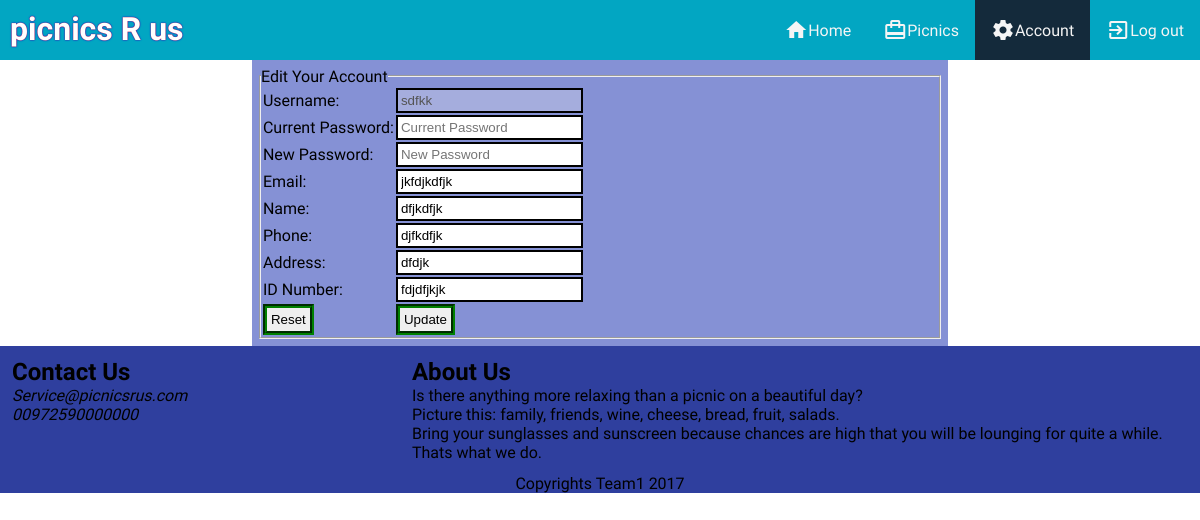
The app's page /account.php (signed in) with its own data.
### tables this page shows
CREATE TABLE IF NOT EXISTS `users` (
  `userid` int(11) NOT NULL,
  `username` varchar(25) NOT NULL,
  `password` varchar(25) NOT NULL,
  `name` varchar(25) NOT NULL,
  `email` varchar(45) NOT NULL,
  `phone` varchar(45) DEFAULT NULL,
  `address` varchar(45) DEFAULT NULL,
  `idnumber` varchar(45) NOT NULL
);

### account.php (the view, shortened to what this page needs)
<?php
$con = mysqli_connect(MYSQL_HOST, MYSQL_USER, MYSQL_PASSWORD, MYSQL_DB) or
die ('Unable to connect. Check your connection parameters.');
$oldPassword = (isset($_POST['oldPassword'])) ? $_POST['oldPassword'] : '';
$newPassword = (isset($_POST['newPassword'])) ? $_POST['newPassword'] : '';
$name = (isset($_POST['name'])) ? trim($_POST['name']) : getName($con, $_SESSION['username']);
$phone = (isset($_POST['phone'])) ? trim($_POST['phone']) : getPhone($con, $_SESSION['username']);
$email = (isset($_POST['email'])) ? trim($_POST['email']) : getEmail($con, $_SESSION['username']);
$address = (isset($_POST['address'])) ? trim($_POST['address']) : getAddress($con, $_SESSION['username']);
$idnumber = (isset($_POST['idnumber'])) ? trim($_POST['idnumber']) : getIdNumber($con, $_SESSION['username']);
$html='';
$html.='<section class="row">';
    $html.='<section class="col-12">';
        $html.='<form action="'.ACCOUNT_PAGE.'" method="post" id="regForm">';
            $html.='<fieldset>';
            $html.='<legend>Edit Your Account</legend>';
                $html.='<table>';
                $html.='<tr class="">';
                        $html.='<td><label for="username"> Username: </label></td>';
                        $html.='<td><input type="text" value="' . $_SESSION['username'] . '" disabled/></td>';
                    $html.='</tr>';
                    $html.='<tr class="">';
                        $html.='<td><label for="oldPassword"> Current Password: </label></td>';
                        $html.='<td><input type="password" placeholder="Current Password" name="oldPassword" id="oldPassword" size="20" maxlength="20" value="' . $oldPassword . '"/></td>';
                    $html.='</tr>';
                    $html.='<tr class="">';
                        $html.='<td><label for="newPassword"> New Password: </label></td>';
                        $html.='<td><input type="password" placeholder="New Password" name="newPassword" id="newPassword" size="20" maxlength="20" value="' . $newPassword . '"/></td>';
                    $html.='</tr>';
                    $html.='<tr class="info">';
                        $html.='<td><label for="email"> Email: </label></td>';
                        $html.='<td><input type="email" placeholder="email@example.com" name="email" id="email" size="20" maxlength="50" value="' . $email . '"/></td>';
                    $html.='</tr>';
                    $html.='<tr class="info">';
                        $html.='<td><label for="name"> Name: </label></td>';
                        $html.='<td><input type="text" placeholder="Name..." name="name" id="name" size="20" maxlength="20" value="' . $name . '"/></td>';
                    $html.='</tr>';
                    $html.='<tr class="info">';
                        $html.='<td><label for="phone"> Phone: </label></td>';
                        $html.='<td><input type="text" placeholder="123456789" name="phone" id="phone" size="20" maxlength="20" value="' . $phone . '"/></td>';
                    $html.='</tr>';
                    $html.='<tr class="info">';
                        $html.='<td><label for="address"> Address: </label></td>';
                        $html.='<td><input type="text" placeholder="Address..." name="address" id="address" size="20" maxlength="20" value="' . $address . '"/></td>';
                    $html.='</tr>';
                    $html.='<tr class="info">';
                        $html.='<td><label for="idnumber"> ID Number: </label></td>';
                        $html.='<td><input type="text" placeholder="0000000000" name="idnumber" id="idnumber" size="20" maxlength="10" value="' . $idnumber . '"/></td>';
                    $html.='</tr>';
                    $html.='<tr>';
                        $html.='<td><button type="reset" value="Reset">Reset</button></td>';
                        $html.='<td><input type="submit" name="submitt" value="Update"/></td>';
                    $html.='</tr>';
                $html.='</table>';
            $html.='</fieldset>';
        $html.='</form>';
    $html.='</section>';
$html.='</section>';
echo $html;
function getName($mysql_con, $username)
{
    $query = 'SELECT name FROM users WHERE username="'.$username.'"';
    $result = $mysql_con->query($query);
    $row = $result->fetch_assoc();
    return $row['name'];
}
function getEmail($mysql_con, $username)
{
    $query = 'SELECT email FROM users WHERE username="'.$username.'"';
    $result = $mysql_con->query($query);
    $row = $result->fetch_assoc();
    return $row['email'];
}
function getPhone($mysql_con, $username)
{
    $query = 'SELECT phone FROM users WHERE username="'.$username.'"';
    $result = $mysql_con->query($query);
    $row = $result->fetch_assoc();
    return $row['phone'];
}
function getAddress($mysql_con, $username)
{
    $query = 'SELECT address FROM users WHERE username="'.$username.'"';
    $result = $mysql_con->query($query);
    $row = $result->fetch_assoc();
    return $row['address'];
}
function getIdNumber($mysql_con, $username)
{
    $query = 'SELECT idnumber FROM users WHERE username="'.$username.'"';
    if($result = $mysql_con->query($query)){
        if($row = $result->fetch_assoc())
        return $row['idnumber'];
    }
    return '';
}
?>

### css/projectcss.css (style rules this page uses)
* { box-sizing: border-box; margin: 0; padding: 0; }
h1, h2, h3, h4, h5, h6, p, div, section, main, article,label,legend { font-family: 'Copse', serif; }
#regForm input:not([type="submit"]) { border: 2px solid black; padding: 3px; }
button, input[type="submit"] { border: 4px groove green; padding: 4px; }

### css/grid.css (style rules this page uses)
.row:after { content: ""; clear: both; display: block; }
[class*="col-"] { width: 100%; float: left; padding: 1%; }
@media only screen and (min-width: 600px) { .col-m-6 { width: 50%; } }
@media only screen and (min-width: 768px) { .col-4 { width: 33.33%; } }
@media only screen and (min-width: 768px) { .col-8 { width: 66.66%; } }
@media only screen and (min-width: 768px) { .col-12 { width: 100%; } }

### css/headerfooter.css (style rules this page uses)
footer { background-color: #2f3f9e; bottom: 0; }
.footer { position:flex; left: 0; bottom: 0; width: 100%; }
footer p { text-align: center; }

### records on screen
users: email "jkfdjkdfjk", name "dfjkdfjk", phone "djfkdfjk", address "dfdjk", idnumber "fdjdfjkjk"
